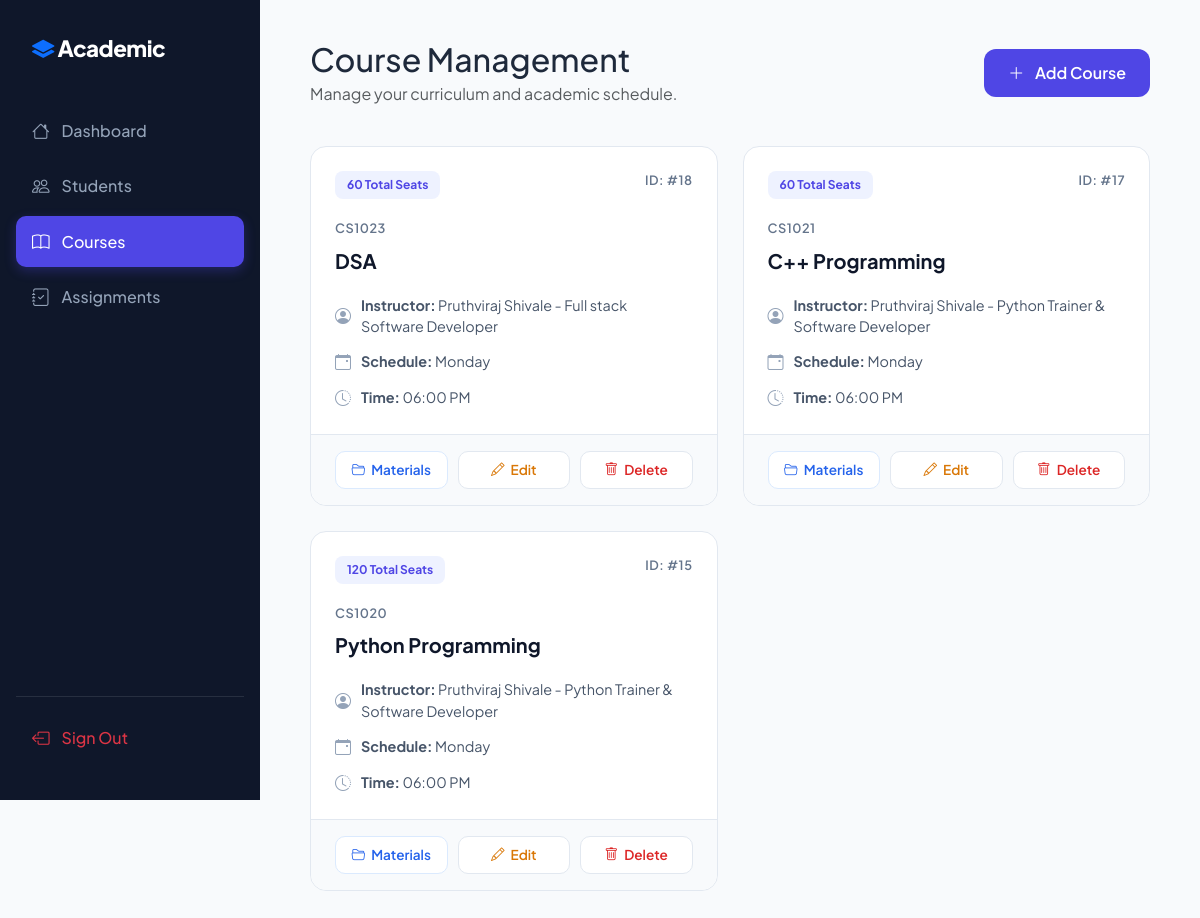
The app's page /admin/m.php (signed in) with its own data.
### tables this page shows
CREATE TABLE `courses` (
  `id` int(11) NOT NULL,
  `course_code` varchar(20) NOT NULL,
  `course_name` varchar(100) NOT NULL,
  `description` text DEFAULT NULL,
  `instructor_name` varchar(100) DEFAULT NULL,
  `schedule_day` varchar(20) DEFAULT NULL,
  `schedule_time` varchar(20) DEFAULT NULL,
  `total_seats` int(11) DEFAULT 60,
  `created_at` timestamp NOT NULL DEFAULT current_timestamp()
);

### admin/m.php (the view, shortened to what this page needs)
<?php
require "../config.php";
$courses = mysqli_query($conn, "SELECT * FROM courses ORDER BY id DESC");
?>
<!DOCTYPE html>
<html lang="en">
<head>
    <link href="https://cdn.jsdelivr.net/npm/bootstrap@5.3.3/dist/css/bootstrap.min.css" rel="stylesheet">
    <link rel="stylesheet" href="https://cdn.jsdelivr.net/npm/bootstrap-icons@1.11.3/font/bootstrap-icons.min.css">
</head>
<body>
<div class="sidebar d-flex flex-column">
    <div class="sidebar-brand">
        <i class="bi bi-layers-fill text-primary"></i> <span>Academic</span>
    </div>
    <nav class="d-flex flex-column h-100">
        <a href="admin_dashboard.php"><i class="bi bi-house"></i> <span>Dashboard</span></a>
        <a href="manage_students.php"><i class="bi bi-people"></i> <span>Students</span></a>
        <a href="manage_courses.php" class="active"><i class="bi bi-book"></i> <span>Courses</span></a>
        <a href="manage_assignments.php"><i class="bi bi-journal-check"></i> <span>Assignments</span></a>
        <div class="logout-section">
            <a href="../login.php" class="text-danger">
                <i class="bi bi-box-arrow-left"></i> <span>Sign Out</span>
            </a>
        </div>
    </nav>
</div>
<div class="content">
    <div class="header-section d-flex justify-content-between align-items-center">
        <div>
            <h2 class="fw-800 mb-1">Course Management</h2>
            <p class="text-muted mb-0">Manage your curriculum and academic schedule.</p>
        </div>
        <button class="btn btn-primary-custom" data-bs-toggle="modal" data-bs-target="#addCourseModal">
            <i class="bi bi-plus-lg me-2"></i> Add Course
        </button>
    </div>
    <div class="course-grid">
        <?php while ($row = mysqli_fetch_assoc($courses)): ?>
        <div class="course-card">
            <div class="card-top">
                <div class="d-flex justify-content-between align-items-start">
                    <span class="badge-seats"><?= $row['total_seats']; ?> Total Seats</span>
                    <span class="course-code">ID: #<?= $row['id']; ?></span>
                </div>
                <div class="course-code mt-2"><?= htmlspecialchars($row['course_code']); ?></div>
                <div class="course-name"><?= htmlspecialchars($row['course_name']); ?></div>
                <div class="info-group">
                    <div class="info-item">
                        <i class="bi bi-person-circle"></i>
                        <span><strong>Instructor:</strong> <?= htmlspecialchars($row['instructor_name']); ?></span>
                    </div>
                    <div class="info-item">
                        <i class="bi bi-calendar-event"></i>
                        <span><strong>Schedule:</strong> <?= htmlspecialchars($row['schedule_day']); ?></span>
                    </div>
                    <div class="info-item">
                        <i class="bi bi-clock-history"></i>
                        <span><strong>Time:</strong> <?= htmlspecialchars($row['schedule_time']); ?></span>
                    </div>
                </div>
            </div>
            <div class="card-actions">
                <a href="course_materials.php?course_id=<?= $row['id']; ?>" class="btn-action btn-materials" title="Materials">
                    <i class="bi bi-folder2-open"></i> Materials
                </a>
                <button class="btn-action btn-edit" title="Edit"
                    data-bs-toggle="modal"
                    data-bs-target="#editCourseModal"
                    onclick="editCourse(
                        '<?= $row['id']; ?>',
                        '<?= htmlspecialchars($row['course_name'], ENT_QUOTES); ?>',
                        '<?= htmlspecialchars($row['course_code'], ENT_QUOTES); ?>',
                        '<?= htmlspecialchars($row['instructor_name'], ENT_QUOTES); ?>',
                        '<?= htmlspecialchars($row['schedule_day'], ENT_QUOTES); ?>',
                        '<?= htmlspecialchars($row['schedule_time'], ENT_QUOTES); ?>',
                        '<?= $row['total_seats']; ?>'
                    )">
                    <i class="bi bi-pencil"></i> Edit
                </button>
                <a href="course_delete.php?id=<?= $row['id']; ?>"
                   onclick="return confirm('Are you sure you want to delete this course?');"
                   class="btn-action btn-delete" title="Delete">
                    <i class="bi bi-trash"></i> Delete
                </a>
            </div>
        </div>
        <?php endwhile; ?>
    </div>
</div>
</body>
</html>

### admin/m.php (style rules this page uses)
:root { --sidebar-bg: #0f172a; --accent-color: #4f46e5; --accent-hover: #4338ca; --bg-body: #f8fafc; --text-main: #1e293b; --card-shadow: 0 4px 6px -1px rgb(0 0 0 / 0.1), 0 2px 4px -2px rgb(0 0 0 / 0.1); }
body { font-family: "Plus Jakarta Sans", sans-serif; background: var(--bg-body); color: var(--text-main); overflow-x: hidden; }
.sidebar { width: 260px; height: 100vh; background: var(--sidebar-bg); position: fixed; padding: 2rem 1rem; color: white; z-index: 1000; }
.sidebar-brand { font-weight: 800; font-size: 1.4rem; margin-bottom: 2.5rem; padding-left: 1rem; color: #fff; letter-spacing: -0.5px; }
.sidebar nav a { display: flex; align-items: center; padding: 12px 16px; color: #94a3b8; text-decoration: none; margin-bottom: 5px; border-radius: 10px; font-weight: 500; transition: all 0.3s ease; }
.sidebar nav a i { margin-right: 12px; font-size: 1.1rem; }
.sidebar nav a.active { background: var(--accent-color); color: white; box-shadow: 0 4px 12px rgba(79, 70, 229, 0.3); }
.logout-section { margin-top: auto; border-top: 1px solid rgba(255,255,255,0.1); padding-top: 1rem; }
.content { margin-left: 260px; padding: 40px 50px; }
.header-section { margin-bottom: 2.5rem; }
.course-grid { display: grid; grid-template-columns: repeat(auto-fill, minmax(350px, 1fr)); gap: 25px; }
.course-card { background: white; border-radius: 16px; border: 1px solid #e2e8f0; transition: all 0.3s cubic-bezier(0.4, 0, 0.2, 1); display: flex; flex-direction: column; height: 100%; }
.card-top { padding: 24px; position: relative; flex-grow: 1; }
.badge-seats { background: #eef2ff; color: #4f46e5; padding: 5px 12px; border-radius: 8px; font-size: 0.75rem; font-weight: 700; display: inline-block; margin-bottom: 12px; }
.course-code { color: #64748b; font-size: 0.8rem; font-weight: 600; text-transform: uppercase; letter-spacing: 0.5px; }
.course-name { font-size: 1.25rem; font-weight: 700; color: #0f172a; margin: 8px 0 20px 0; line-height: 1.4; }
.info-group { display: grid; gap: 12px; }
.info-item { display: flex; align-items: center; gap: 10px; font-size: 0.9rem; color: #475569; }
.info-item i { color: #94a3b8; font-size: 1rem; }
.card-actions { background: #f8fafc; padding: 16px 24px; border-top: 1px solid #e2e8f0; border-radius: 0 0 16px 16px; display: flex; gap: 10px; }
.btn-action { flex: 1; display: inline-flex; align-items: center; justify-content: center; gap: 6px; padding: 8px 12px; font-size: 0.85rem; font-weight: 600; border-radius: 10px; text-decoration: none; transition: 0.2s; border: 1px solid #e2e8f0; background: white; color: #475569; }
.btn-materials { border-color: #dbeafe; color: #2563eb; }
.btn-edit { color: #d97706; }
.btn-delete { color: #dc2626; }
.btn-primary-custom { background: var(--accent-color); color: white; border: none; padding: 12px 24px; border-radius: 12px; font-weight: 600; transition: 0.3s; }

### records on screen
courses: total_seats "60", id "18", course_code "CS1023", course_name "DSA", instructor_name "Pruthviraj Shivale - Full stack Software Developer", schedule_day "Monday", schedule_time "06:00 PM"
courses: total_seats "60", id "17", course_code "CS1021", course_name "C++ Programming", instructor_name "Pruthviraj Shivale - Python Trainer & Software Developer", schedule_day "Monday", schedule_time "06:00 PM"
courses: total_seats "120", id "15", course_code "CS1020", course_name "Python Programming", instructor_name "Pruthviraj Shivale - Python Trainer & Software Developer", schedule_day "Monday", schedule_time "06:00 PM"
